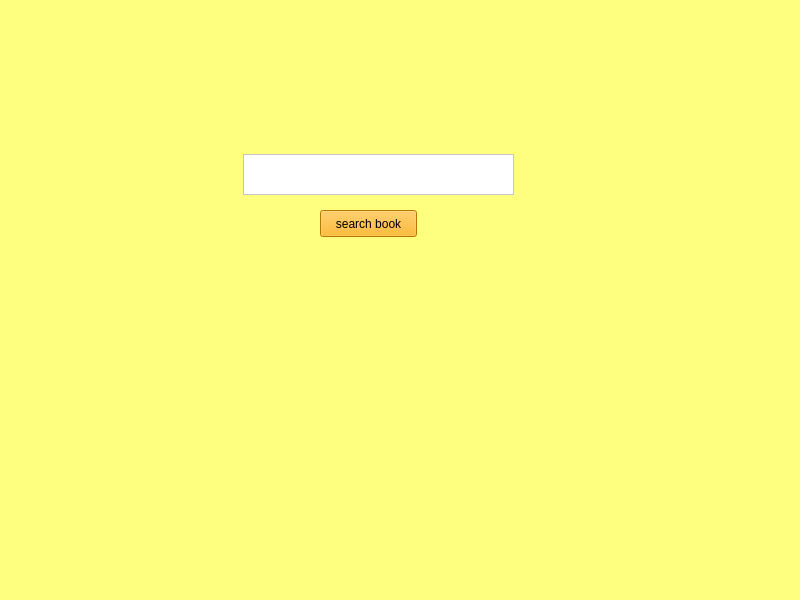
<?xml version="1.0" encoding="UTF-8"?>
<ui version="4.0">
 <class>MainWindow</class>
 <widget class="QMainWindow" name="MainWindow">
  <property name="geometry">
   <rect>
    <x>0</x>
    <y>0</y>
    <width>800</width>
    <height>600</height>
   </rect>
  </property>
  <property name="windowTitle">
   <string>MainWindow</string>
  </property>
  <property name="styleSheet">
   <string notr="true">background-color:rgb(255, 255, 127)</string>
  </property>
  <widget class="QWidget" name="centralwidget">
   <widget class="QPushButton" name="pushButton">
    <property name="geometry">
     <rect>
      <x>320</x>
      <y>210</y>
      <width>97</width>
      <height>27</height>
     </rect>
    </property>
    <property name="styleSheet">
     <string notr="true">background-color:rgb(255, 170, 0);
color:rgb(0, 0,0)</string>
    </property>
    <property name="text">
     <string>search book</string>
    </property>
   </widget>
   <widget class="QTextEdit" name="textEdit">
    <property name="geometry">
     <rect>
      <x>243</x>
      <y>154</y>
      <width>271</width>
      <height>41</height>
     </rect>
    </property>
    <property name="styleSheet">
     <string notr="true">background-color:rgb(255, 255, 255)</string>
    </property>
    <property name="html">
     <string>&lt;!DOCTYPE HTML PUBLIC &quot;-//W3C//DTD HTML 4.0//EN&quot; &quot;http://www.w3.org/TR/REC-html40/strict.dtd&quot;&gt;
&lt;html&gt;&lt;head&gt;&lt;meta name=&quot;qrichtext&quot; content=&quot;1&quot; /&gt;&lt;style type=&quot;text/css&quot;&gt;
p, li { white-space: pre-wrap; }
&lt;/style&gt;&lt;/head&gt;&lt;body style=&quot; font-family:'Ubuntu'; font-size:11pt; font-weight:400; font-style:normal;&quot;&gt;
&lt;p align=&quot;center&quot; style=&quot;-qt-paragraph-type:empty; margin-top:0px; margin-bottom:0px; margin-left:0px; margin-right:0px; -qt-block-indent:0; text-indent:0px;&quot;&gt;&lt;br /&gt;&lt;/p&gt;&lt;/body&gt;&lt;/html&gt;</string>
    </property>
   </widget>
  </widget>
  <widget class="QStatusBar" name="statusbar">
   <property name="cursor">
    <cursorShape>PointingHandCursor</cursorShape>
   </property>
   <property name="sizeGripEnabled">
    <bool>true</bool>
   </property>
  </widget>
 </widget>
 <resources/>
 <connections/>
</ui>
